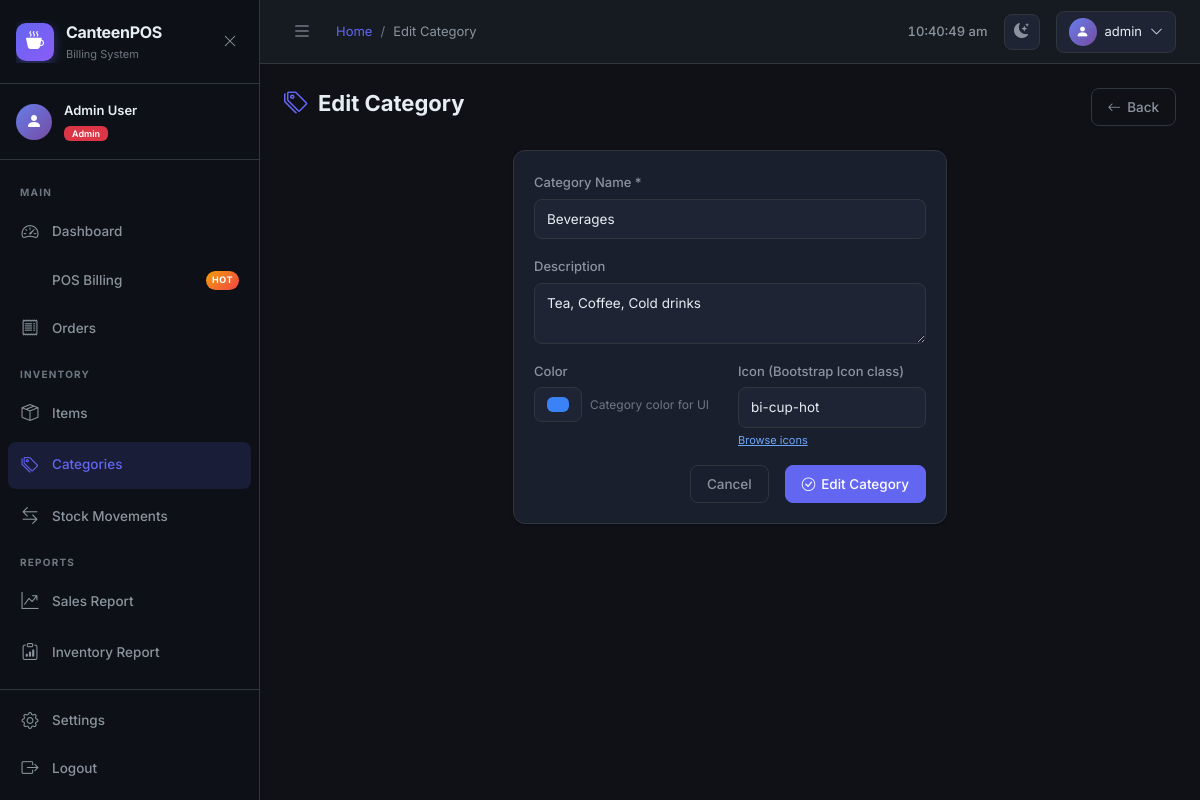
The page /inventory/categories/1/edit/ (signed in) on the database its author committed.
### billing/models.py (models this page shows, shortened)
class Category(models.Model):
    name = models.CharField(max_length=100, unique=True)
    description = models.TextField(blank=True)
    color = models.CharField(max_length=7, default='#6366f1')  # hex color for UI
    icon = models.CharField(max_length=50, default='bi-grid')  # Bootstrap icon class
    is_active = models.BooleanField(default=True)
    created_at = models.DateTimeField(auto_now_add=True)
    updated_at = models.DateTimeField(auto_now=True)
    class Meta:
        verbose_name_plural = 'Categories'
        ordering = ['name']

### inventory/views.py (the view)
    def wrapper(request, *args, **kwargs):
        if not request.user.is_authenticated:
            return redirect('login')
        role = get_user_role(request.user)
        if role not in ('admin', 'manager') and not request.user.is_superuser:
            messages.error(request, "Access denied. Manager or Admin role required.")
            return redirect('dashboard')
        return view_func(request, *args, **kwargs)

### inventory/views.py (called while the page is built, shortened)
def get_user_role(user):
    try:
        return user.profile.role
    except:
        return 'cashier'

def manager_required(view_func):
    def wrapper(request, *args, **kwargs):
        if not request.user.is_authenticated:
            return redirect('login')
        role = get_user_role(request.user)
        if role not in ('admin', 'manager') and not request.user.is_superuser:
            messages.error(request, "Access denied. Manager or Admin role required.")
            return redirect('dashboard')
        return view_func(request, *args, **kwargs)
    return wrapper

@login_required
@manager_required
def category_edit(request, cat_id):
    cat = get_object_or_404(Category, id=cat_id)
    return render(request, 'inventory/category_form.html', {'category': cat, 'action': 'Edit'})

### templates/inventory/category_form.html (shortened to what this page needs)
{% extends 'base.html' %}
{% block page_title %}{{ action }} Category{% endblock %}
{% block content %}
<div class="fade-in">
    <div class="page-header">
        <h1><i class="bi bi-tags"></i> {{ action }} Category</h1>
        <a href="{% url 'category_list' %}" class="btn btn-outline-secondary"><i class="bi bi-arrow-left"></i> Back</a>
    </div>
    <div class="row justify-content-center">
        <div class="col-md-6">
            <div class="card">
                <div class="card-body">
                    <form method="post">
                        <div class="row g-3">
                            <div class="col-12">
                                <label class="form-label">Category Name *</label>
                                <input type="text" name="name" class="form-control" value="{{ category.name|default:'' }}" required placeholder="e.g. Beverages">
                            </div>
                            <div class="col-12">
                                <label class="form-label">Description</label>
                                <textarea name="description" class="form-control" rows="2" placeholder="Optional description">{{ category.description|default:'' }}</textarea>
                            </div>
                            <div class="col-md-6">
                                <label class="form-label">Color</label>
                                <div class="d-flex gap-2 align-items-center">
                                    <input type="color" name="color" class="form-control form-control-color" value="{{ category.color|default:'#6366f1' }}">
                                    <span style="font-size:12px;color:var(--text-muted);">Category color for UI</span>
                                </div>
                            </div>
                            <div class="col-md-6">
                                <label class="form-label">Icon (Bootstrap Icon class)</label>
                                <input type="text" name="icon" class="form-control" value="{{ category.icon|default:'bi-grid' }}" placeholder="bi-grid">
                                <div class="mt-1" style="font-size:11px;color:var(--text-muted);">
                                    <a href="https://icons.getbootstrap.com/" target="_blank">Browse icons</a>
                                </div>
                            </div>
                            <div class="col-12 d-flex gap-3 justify-content-end">
                                <a href="{% url 'category_list' %}" class="btn btn-outline-secondary">Cancel</a>
                                <button type="submit" class="btn btn-primary">
                                    <i class="bi bi-check-circle"></i> {{ action }} Category
                                </button>
                            </div>
                        </div>
                    </form>
                </div>
            </div>
        </div>
    </div>
</div>
{% endblock %}

### templates/base.html (shortened to what this page needs)
<!DOCTYPE html>
<html lang="en" data-theme="dark" data-bs-theme="dark">
<head>
    <link href="https://cdn.jsdelivr.net/npm/bootstrap@5.3.2/dist/css/bootstrap.min.css" rel="stylesheet">
    <link href="https://cdn.jsdelivr.net/npm/bootstrap-icons@1.11.3/font/bootstrap-icons.css" rel="stylesheet">
    <link href="/static/css/main.css" rel="stylesheet">
</head>
<body>
{% if user.is_authenticated %}
<nav class="sidebar" id="sidebar">
    <div class="sidebar-header">
        <div class="sidebar-brand">
            <div class="brand-icon">
                <i class="bi bi-cup-hot-fill"></i>
            </div>
            <div class="brand-text">
                <span class="brand-name">CanteenPOS</span>
                <span class="brand-sub">Billing System</span>
            </div>
        </div>
        <button class="sidebar-toggle" id="sidebarToggle">
            <i class="bi bi-x-lg"></i>
        </button>
    </div>
    <div class="sidebar-user">
        <div class="user-avatar">
            <i class="bi bi-person-fill"></i>
        </div>
        <div class="user-info">
            <div class="user-name">{{ user.get_full_name|default:user.username }}</div>
            <div class="user-role">
                {% if user.profile.role == 'admin' %}
                    <span class="badge bg-danger">Admin</span>
                {% elif user.profile.role == 'manager' %}
                    <span class="badge bg-warning">Manager</span>
                {% else %}
                    <span class="badge bg-info">Cashier</span>
                {% endif %}
            </div>
        </div>
    </div>
    <ul class="sidebar-nav">
        <li class="nav-section-label">Main</li>
        <li class="nav-item">
            <a href="{% url 'dashboard' %}" class="nav-link {% if request.resolver_match.url_name == 'dashboard' %}active{% endif %}">
                <i class="bi bi-speedometer2"></i>
                <span>Dashboard</span>
            </a>
        </li>
        <li class="nav-item">
            <a href="{% url 'pos' %}" class="nav-link {% if request.resolver_match.url_name == 'pos' %}active{% endif %}">
                <span>POS Billing</span>
                <span class="nav-badge">HOT</span>
            </a>
        </li>
        <li class="nav-item">
            <a href="{% url 'order_list' %}" class="nav-link {% if request.resolver_match.url_name == 'order_list' %}active{% endif %}">
                <i class="bi bi-receipt"></i>
                <span>Orders</span>
            </a>
        </li>
        {% if user.profile.role in 'admin,manager' or user.is_superuser %}
        <li class="nav-section-label">Inventory</li>
        <li class="nav-item">
            <a href="{% url 'item_list' %}" class="nav-link {% if 'item' in request.resolver_match.url_name %}active{% endif %}">
                <i class="bi bi-box-seam"></i>
                <span>Items</span>
            </a>
        </li>
        <li class="nav-item">
            <a href="{% url 'category_list' %}" class="nav-link {% if 'category' in request.resolver_match.url_name %}active{% endif %}">
                <i class="bi bi-tags"></i>
                <span>Categories</span>
            </a>
        </li>
        <li class="nav-item">
            <a href="{% url 'movement_history' %}" class="nav-link {% if 'movement' in request.resolver_match.url_name %}active{% endif %}">
                <i class="bi bi-arrow-left-right"></i>
                <span>Stock Movements</span>
            </a>
        </li>
        <li class="nav-section-label">Reports</li>
        <li class="nav-item">
            <a href="{% url 'sales_report' %}" class="nav-link {% if 'sales' in request.resolver_match.url_name %}active{% endif %}">
                <i class="bi bi-graph-up-arrow"></i>
                <span>Sales Report</span>
            </a>
        </li>
        <li class="nav-item">
            <a href="{% url 'inventory_report' %}" class="nav-link {% if 'inventory_report' == request.resolver_match.url_name %}active{% endif %}">
                <i class="bi bi-clipboard-data"></i>
                <span>Inventory Report</span>
            </a>
        </li>
        {% endif %}
    </ul>
    <div class="sidebar-footer">
        <a href="{% url 'profile' %}" class="nav-link">
            <i class="bi bi-gear"></i>
            <span>Settings</span>
        </a>
        <a href="{% url 'logout' %}" class="nav-link text-danger">
            <i class="bi bi-box-arrow-right"></i>
            <span>Logout</span>
        </a>
    </div>
</nav>
<div class="main-wrapper" id="mainWrapper">
    <header class="topbar">
        <div class="topbar-left">
            <button class="sidebar-toggle-btn" id="sidebarToggleBtn">
                <i class="bi bi-list"></i>
            </button>
            <nav aria-label="breadcrumb">
                <ol class="breadcrumb mb-0">
                    {% block breadcrumb %}
                    <li class="breadcrumb-item"><a href="{% url 'dashboard' %}">Home</a></li>
                    <li class="breadcrumb-item active">{% block page_title %}Dashboard{% endblock %}</li>
                    {% endblock %}
                </ol>
            </nav>
        </div>
        <div class="topbar-right">
            <div class="topbar-time" id="topbarTime"></div>
            <button class="theme-toggle" id="themeToggle" title="Toggle theme">
            </button>
            <div class="dropdown">
                <button class="user-dropdown" data-bs-toggle="dropdown">
                    <div class="user-avatar-sm">
                        <i class="bi bi-person-fill"></i>
                    </div>
                    <span>{{ user.username }}</span>
                    <i class="bi bi-chevron-down"></i>
                </button>
            </div>
        </div>
    </header>
    <main class="page-content">
        {% block content %}{% endblock %}
    </main>
</div>
{% else %}
{% block auth_content %}{% endblock %}
{% endif %}
</body>
</html>

### rows shown on the page
Category: name "Beverages", description "Tea, Coffee, Cold drinks", color "#3b82f6", icon "bi-cup-hot"

### other values the page prints
{{ user.get_full_name|default:user.username }} "Admin User"
{{ action }} "Edit"
{{ user.username }} "admin"
